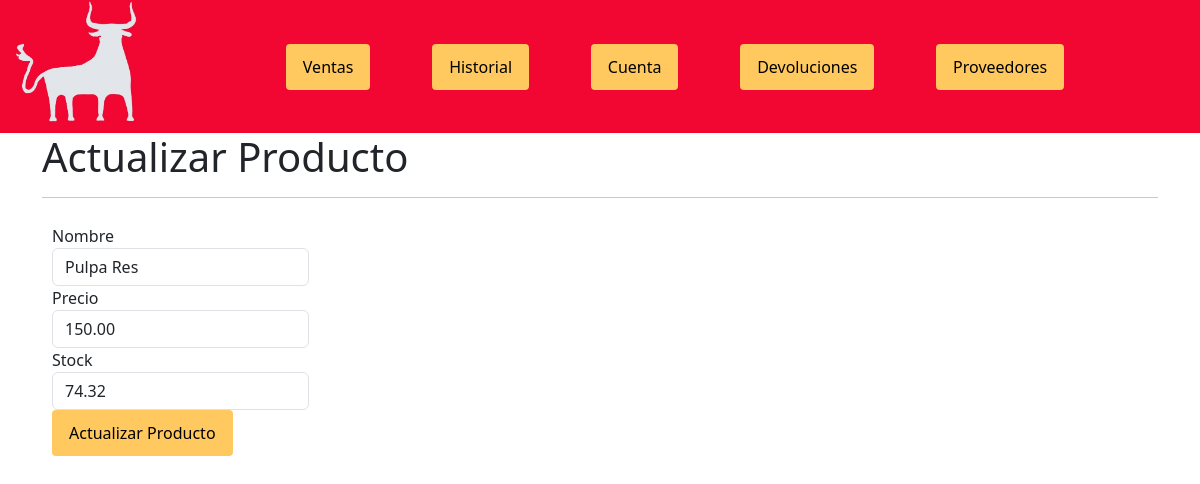
Before: /editar-producto/1/ with the older database file.
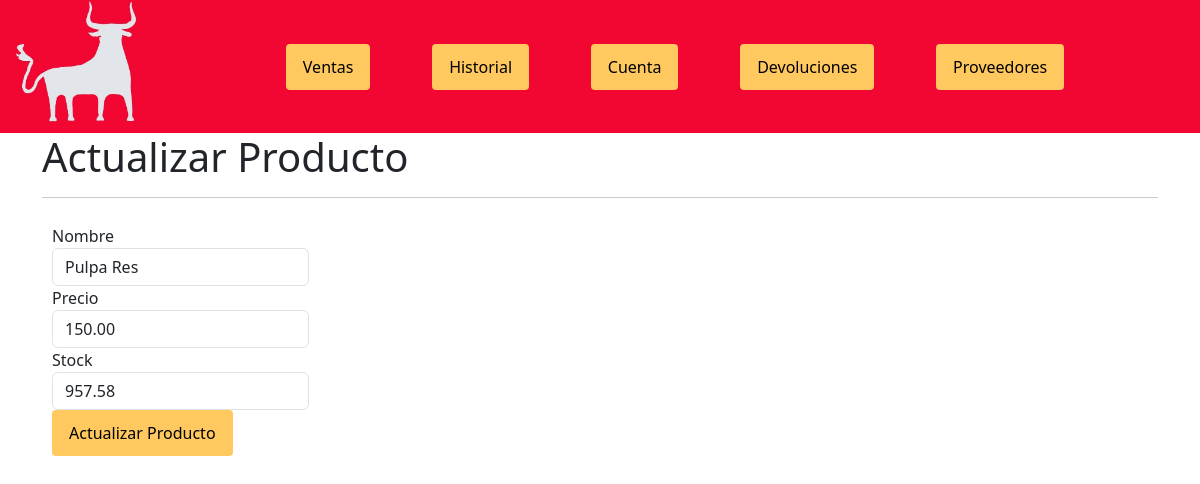
After: the same page with the newer database file.
### myapp/models.py (models this page shows, shortened)
class Producto(models.Model):
    id_producto = models.BigAutoField(primary_key=True)
    nombre = models.CharField(max_length=25)
    precio = models.DecimalField(max_digits=10, decimal_places=2)
    stock = models.DecimalField(max_digits=10, decimal_places=2)

### myapp/views.py (the view)
# urls.py: path('editar-producto/<int:producto_id>/', views.editar_producto, name='editar_producto'),
def editar_producto(request, producto_id):
    producto = get_object_or_404(Producto, id_producto=producto_id)
    if request.method == 'POST':
        form = AñadirProductoForm(request.POST, instance=producto)
        if form.is_valid():
            form.save()
            messages.success(request, 'Producto actualizado con éxito.')
            return redirect('inventario')  # Suponiendo que 'inventario' es el nombre de la vista de inventario
    else:
        form = AñadirProductoForm(instance=producto)
    return render(request, 'editar_producto.html', {'form': form})

### myapp/form.py
class AñadirProductoForm(forms.ModelForm):
    class Meta:
        model = Producto
        fields = ['nombre', 'precio', 'stock']
        labels = {
            'nombre': 'Nombre',
            'precio': 'Precio',
            'stock': 'Stock',
        }
        widgets = {
            'nombre': forms.TextInput(attrs={'class':'form-control'}),
            'precio': forms.NumberInput(attrs={'class':'form-control'}),
            'stock': forms.NumberInput(attrs={'class':'form-control'}),
        }

### myapp/templates/editar_producto.html (shortened to what this page needs)
{% load static %}
<!DOCTYPE html>
<html lang="es">
    <head>
        <link href="https://cdn.jsdelivr.net/npm/bootstrap@5.3.0/dist/css/bootstrap.min.css" rel="stylesheet">
        <link rel="stylesheet" href="https://cdn.jsdelivr.net/npm/bootstrap-icons@1.10.5/font/bootstrap-icons.css">
        <link rel="stylesheet" type="text/css" href="{% static 'estilo.css' %}">
      </head>
      <body>
        <nav class="navegador">
            <img src="{% static 'imagenes/logo puebla 2.0 - copia.jpg' %}" alt="Logo" style="width:150px;">
          <div class="botones-navegacion">
              <ul class="nav separacion">
                  <li class="nav-item">
                      <a class="btn btn-primary nav-link" href="/ventas">Ventas</a>
                  </li>
                  <li class="nav-item">
                      <a class="btn btn-primary nav-link" href="/historial">Historial</a>
                  </li>
                  <li class="nav-item">
                      <a class="btn btn-primary nav-link" href="/cuenta">Cuenta</a>
                  </li>
                  <li class="nav-item">
                      <a class="btn btn-primary nav-link" href="/devoluciones">Devoluciones</a>
                  </li>
                  <li class="nav-item">
                      <a class="btn btn-primary nav-link" href="/proveedores">Proveedores</a>
                  </li>
              </ul>
          </div>
      </nav>
      <div class="container">
        <div class="row">
            <div class="col-md-12">
                <h1>Actualizar Producto</h1>
                <hr>
            </div>
        </div>
    <div class="login-2">
      <form method="post" enctype="multipart/form-data">
        {% for field in form %}
            <div class="form-group">
                <label for="{{ field.id_for_label }}">{{ field.label }}</label>
                {{ field }}
            </div>
        {% endfor %}
        <button type="submit" class="btn btn-primary">Actualizar Producto</button>
        </div>
    </body>
</html>

Changed rows visible on the page:
changed Producto "Pulpa Res": stock "74.32" → "957.58"
